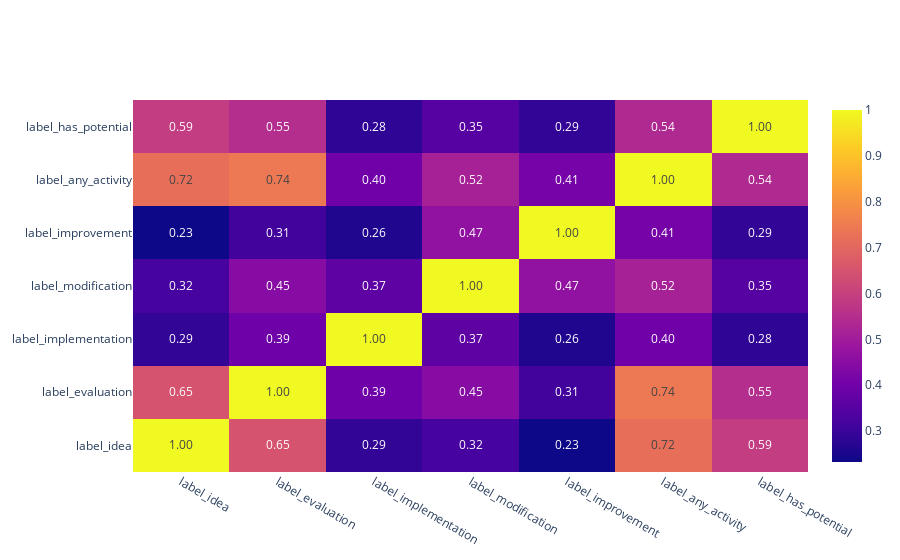

Source (notebook cell):
### Code cell
label_stats.plot_label_correlation()

### Figure 1 — Plotly figure (JSON) as saved in the notebook; plotly's stock layout.template omitted (floating-point values rounded to 4 significant figures)
{"data": [{"text": [[1.0, 0.6486, 0.288, 0.3178, 0.2327, 0.7185, 0.5909], [0.6486, 1.0, 0.3947, 0.4457, 0.3122, 0.7422, 0.5489], [0.288, 0.3947, 1.0, 0.3658, 0.2609, 0.3998, 0.2836], [0.3178, 0.4457, 0.3658, 1.0, 0.4671, 0.5161, 0.349], [0.2327, 0.3122, 0.2609, 0.4671, 1.0, 0.4123, 0.2898], [0.7185, 0.7422, 0.3998, 0.5161, 0.4123, 1.0, 0.5383], [0.5909, 0.5489, 0.2836, 0.349, 0.2898, 0.5383, 1.0]], "texttemplate": "%{text:.2f}", "x": ["label_idea", "label_evaluation", "label_implementation", "label_modification", "label_improvement", "label_any_activity", "label_has_potential"], "y": ["label_idea", "label_evaluation", "label_implementation", "label_modification", "label_improvement", "label_any_activity", "label_has_potential"], "z": [[1.0, 0.6486, 0.288, 0.3178, 0.2327, 0.7185, 0.5909], [0.6486, 1.0, 0.3947, 0.4457, 0.3122, 0.7422, 0.5489], [0.288, 0.3947, 1.0, 0.3658, 0.2609, 0.3998, 0.2836], [0.3178, 0.4457, 0.3658, 1.0, 0.4671, 0.5161, 0.349], [0.2327, 0.3122, 0.2609, 0.4671, 1.0, 0.4123, 0.2898], [0.7185, 0.7422, 0.3998, 0.5161, 0.4123, 1.0, 0.5383], [0.5909, 0.5489, 0.2836, 0.349, 0.2898, 0.5383, 1.0]], "type": "heatmap"}], "layout": {}}
